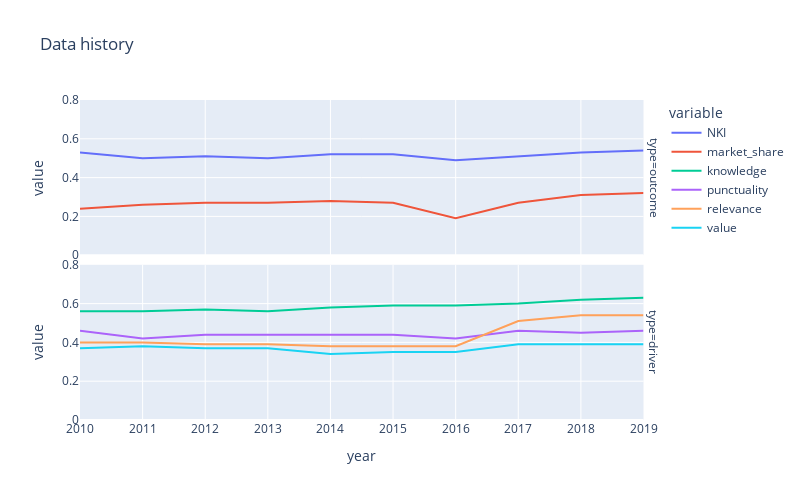

Notebook cell for this chart:
### Code cell
# fig = px.line(data_df, x='year', y='value', color='variable',
#               width=800, height=500, range_y = [0, 0.8], line_dash='type',
#               category_orders={'variable':['NKI', 'market_share', 'knowledge', 'punctuality', 'relevance', 'value'],
#                               'type':['outcome', 'driver']},
#               title='Data history')
fig = px.line(data_df, x='year', y='value', color='variable',
              width=800, height=500, range_y = [0, 0.8], facet_row='type',
              category_orders={'variable':['NKI', 'market_share', 'knowledge', 'punctuality', 'relevance', 'value'],
                              'type':['outcome', 'driver']},
              title='Data history')

fig.update_layout(xaxis = {'nticks':10})
fig.show()

### Figure 1 — Plotly figure (JSON) as saved in the notebook; plotly's stock layout.template omitted (floating-point values rounded to 4 significant figures)
{"data": [{"hovertemplate": "variable=NKI<br>type=outcome<br>year=%{x}<br>value=%{y}<extra></extra>", "legendgroup": "NKI", "line": {"color": "#636efa", "dash": "solid"}, "mode": "lines", "name": "NKI", "orientation": "v", "showlegend": true, "type": "scatter", "x": [2010, 2011, 2012, 2013, 2014, 2015, 2016, 2017, 2018, 2019], "xaxis": "x2", "y": [0.53, 0.5, 0.51, 0.5, 0.52, 0.52, 0.49, 0.51, 0.53, 0.54], "yaxis": "y2"}, {"hovertemplate": "variable=market_share<br>type=outcome<br>year=%{x}<br>value=%{y}<extra></extra>", "legendgroup": "market_share", "line": {"color": "#EF553B", "dash": "solid"}, "mode": "lines", "name": "market_share", "orientation": "v", "showlegend": true, "type": "scatter", "x": [2010, 2011, 2012, 2013, 2014, 2015, 2016, 2017, 2018, 2019], "xaxis": "x2", "y": [0.24, 0.26, 0.27, 0.27, 0.28, 0.27, 0.19, 0.27, 0.31, 0.32], "yaxis": "y2"}, {"hovertemplate": "variable=knowledge<br>type=driver<br>year=%{x}<br>value=%{y}<extra></extra>", "legendgroup": "knowledge", "line": {"color": "#00cc96", "dash": "solid"}, "mode": "lines", "name": "knowledge", "orientation": "v", "showlegend": true, "type": "scatter", "x": [2010, 2011, 2012, 2013, 2014, 2015, 2016, 2017, 2018, 2019], "xaxis": "x", "y": [0.56, 0.56, 0.57, 0.56, 0.58, 0.59, 0.59, 0.6, 0.62, 0.63], "yaxis": "y"}, {"hovertemplate": "variable=punctuality<br>type=driver<br>year=%{x}<br>value=%{y}<extra></extra>", "legendgroup": "punctuality", "line": {"color": "#ab63fa", "dash": "solid"}, "mode": "lines", "name": "punctuality", "orientation": "v", "showlegend": true, "type": "scatter", "x": [2010, 2011, 2012, 2013, 2014, 2015, 2016, 2017, 2018, 2019], "xaxis": "x", "y": [0.46, 0.42, 0.44, 0.44, 0.44, 0.44, 0.42, 0.46, 0.45, 0.46], "yaxis": "y"}, {"hovertemplate": "variable=relevance<br>type=driver<br>year=%{x}<br>value=%{y}<extra></extra>", "legendgroup": "relevance", "line": {"color": "#FFA15A", "dash": "solid"}, "mode": "lines", "name": "relevance", "orientation": "v", "showlegend": true, "type": "scatter", "x": [2010, 2011, 2012, 2013, 2014, 2015, 2016, 2017, 2018, 2019], "xaxis": "x", "y": [0.4, 0.4, 0.39, 0.39, 0.38, 0.38, 0.38, 0.51, 0.54, 0.54], "yaxis": "y"}, {"hovertemplate": "variable=value<br>type=driver<br>year=%{x}<br>value=%{y}<extra></extra>", "legendgroup": "value", "line": {"color": "#19d3f3", "dash": "solid"}, "mode": "lines", "name": "value", "orientation": "v", "showlegend": true, "type": "scatter", "x": [2010, 2011, 2012, 2013, 2014, 2015, 2016, 2017, 2018, 2019], "xaxis": "x", "y": [0.37, 0.38, 0.37, 0.37, 0.34, 0.35, 0.35, 0.39, 0.39, 0.39], "yaxis": "y"}], "layout": {"annotations": [{"font": {}, "showarrow": false, "text": "type=driver", "textangle": 90, "x": 0.98, "xanchor": "left", "xref": "paper", "y": 0.2425, "yanchor": "middle", "yref": "paper"}, {"font": {}, "showarrow": false, "text": "type=outcome", "textangle": 90, "x": 0.98, "xanchor": "left", "xref": "paper", "y": 0.7575, "yanchor": "middle", "yref": "paper"}], "height": 500, "legend": {"title": {"text": "variable"}, "tracegroupgap": 0}, "title": {"text": "Data history"}, "width": 800, "xaxis": {"anchor": "y", "autorange": true, "domain": [0, 0.98], "nticks": 10, "range": [2010, 2019], "title": {"text": "year"}, "type": "linear"}, "xaxis2": {"anchor": "y2", "autorange": true, "domain": [0, 0.98], "matches": "x", "range": [2010, 2019], "showticklabels": false, "type": "linear"}, "yaxis": {"anchor": "x", "domain": [0, 0.485], "range": [0, 0.8], "title": {"text": "value"}, "type": "linear"}, "yaxis2": {"anchor": "x2", "domain": [0.515, 1], "matches": "y", "range": [0, 0.8], "title": {"text": "value"}, "type": "linear"}}}
